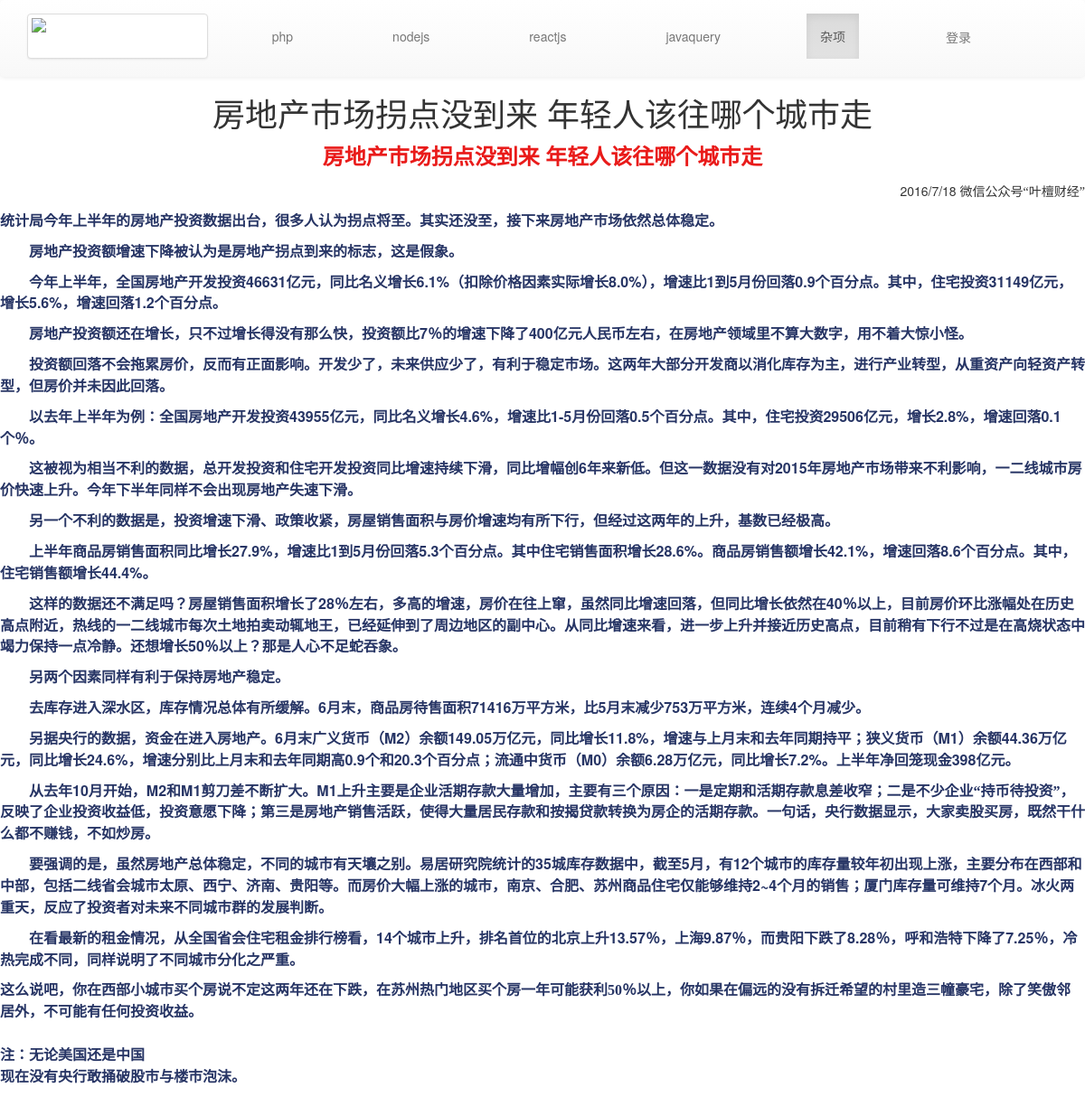
The app's page /index.php/artileController/view/2 with its own data.
### tables this page shows
CREATE TABLE IF NOT EXISTS `nav` (
  `id` int(11) NOT NULL AUTO_INCREMENT,
  `name` varchar(11) NOT NULL,
  PRIMARY KEY (`id`),
  UNIQUE KEY `id` (`id`)
);

CREATE TABLE IF NOT EXISTS `article` (
  `id` int(11) NOT NULL AUTO_INCREMENT,
  `catalog_id` int(11) NOT NULL,
  `title` varchar(200) NOT NULL,
  `desc` text NOT NULL,
  `content` text NOT NULL,
  `create_time` varchar(10) NOT NULL,
  `img` varchar(100) DEFAULT NULL,
  `view` int(10) NOT NULL DEFAULT '0',
  `recommend` int(11) NOT NULL DEFAULT '0',
  PRIMARY KEY (`id`)
);

### application/controllers/artileController.php (called while the page is built, shortened)
<?php
class artileController extends CI_Controller {
	private $nav;
	public function __construct(){
		$this->load->helper('url');
 		$this->load->model('NavModel');
 		$this->load->model('articleModel');
 		$this->nav=$this->NavModel->get_nav();
	}
	public function view($id){
       $articel_view=$this->articleModel->get_one($id);
       $data=array(
       	'nav'=>$this->nav,
       	'view'=>$articel_view,
       	'catalog_id'=>$articel_view->catalog_id );
		$this->load->view('view',$data);
	}
}

### index.php (called while the page is built, shortened)
<?php
require_once BASEPATH.'core/CodeIgniter.php';

### application/models/NavModel.php (called while the page is built)
<?php
class NavModel extends CI_Model{
		public function get_nav(){
			$query=$this->db->query('select * from nav');
			return $query->result_array();
		}
	}
?>

### application/models/articleModel.php (called while the page is built, shortened)
<?php
	class articleModel extends CI_Model{
         private function get_all_one($id){
        	$query=$this->db->where('id',$id)->get('article');
			return $query->row();
        }
		public function get_one($id){
			$this->db->set('view', 'view+1', FALSE);
			$this->db->where('id', $id);
			$this->db->update('article');
			return $this->get_all_one($id);
		}
	}
?>

### application/views/view.php (the view)
<?php $this->load->view('header'); ?>
<h1 class="text-center"><?=$view->title ?></h1>
<p><?=$view->content ?></p>
</body>
</html>

### application/views/header.php (shortened to what this page needs)
<!DOCTYPE html>
<html>
<head>
	<link href="<?=base_url("public/css/bootstrap.min.css")?>" rel="stylesheet">
	<link href="<?=base_url('public/css/bootstrap-theme.css')?>" rel="stylesheet">
  <link href="<?=base_url('public/css/style.css')?>" rel="stylesheet">
</head>
<body>
	<nav class=" navbar-default">
  <div class="container">
    <div class="navbar-header">
      <a class="thumbnail logo" href="<?=site_url("/artileController/") ?>""><img class="img-img-circle" src=<?=base_url("public/img/nav_left.png")?>></a>
    </div>
    <div class="collapse navbar-collapse" id="bs-example-navbar-collapse-1">
      <ul class="nav navbar-nav navbar-right" style="margin-top:15px;">
        <?php
        	foreach ($nav as $value) {
        ?>
              <li <?php if($value['id']==$catalog_id) echo'class=active'?>  style="margin-right:80px"><a href="<?=site_url("/artileController/navlist/".$value['id']) ?>"><?=$value['name'] ?></a></li>
        <?php
    	   	}
        ?>
         <li   style="margin-right:80px"><a class='btn' href="<?=site_url("/admin/loginAdmin/login")?>">登录</a></li>
          </ul>
    </div>
  </div>
</nav>

### public/css/style.css (style rules this page uses)
* { margin: 0px; padding: 0px; }
.logo { width:200px; height:50px; margin-top:15px; }

### records on screen
nav: name "php"
nav: name "nodejs"
nav: name "reactjs"
nav: name "javaquery"
nav: name "杂项"
article: title "房地产市场拐点没到来 年轻人该往哪个城市走", content "房地产市场拐点没到来 年轻人该往哪个城市走 2016/7/18 微信公众号“叶檀财经” 统计局今年上半年的房地产投资数据出台，很多人认为拐点将至。其实还没至，接下来房地产市场依然总体稳定。 房地产投资额增速下降被认为是房地产拐点到来的标志，这是假象。 今年上半年，全国房地产开发投资 46631 亿元，同比名义增长 6.1% （扣除价格因素实际增长 8.0% ），增速比 1 到 5 月份回落 0.9 个百分点。其中，住宅投资 31149 亿元，增长 5.6% ，增速回落 1.2 个百分点。 房地产投资额还在增长，只不过增长得没有那么快，投资额比 7 ％的增速下降了 400 亿元人民币左右，在房地产领域里不算大数字，用不着大惊小怪。 投资额回落不会拖累房价，反而有正面影响。开发少了，未来供应少了，有利于稳定市场。这两年大部分开发商以消化库存为主，进行产业转型，从重资产向轻资产转型，但房价并未因此回落。 以去年上半年为例：全国房地产开发投资 43955 亿元，同比名义增长 4.6% ，增速比 1-5 月份回落 0.5 个百分点。其中，住宅投资 29506 亿元，增长 2.8% ，增速回落 0.1 个％。 这被视为相当不利的数据，总开发投资和住宅开发投资同比增速持续下滑，同比增幅创 6 年来新低。但这一数据没有对 2015 年房地产市场带来不利影响，一二线城市房价快速上升。今年下半年同样不会出现房地产失速下滑。 另一个不利的数据是，投资增速下滑、政策收紧，房屋销售面积与房价增速均有所下行，但经过这两年的上升，基数已经极高。 上半年商品房销售面积同比增长 27.9% ，增速比 1 到…"
